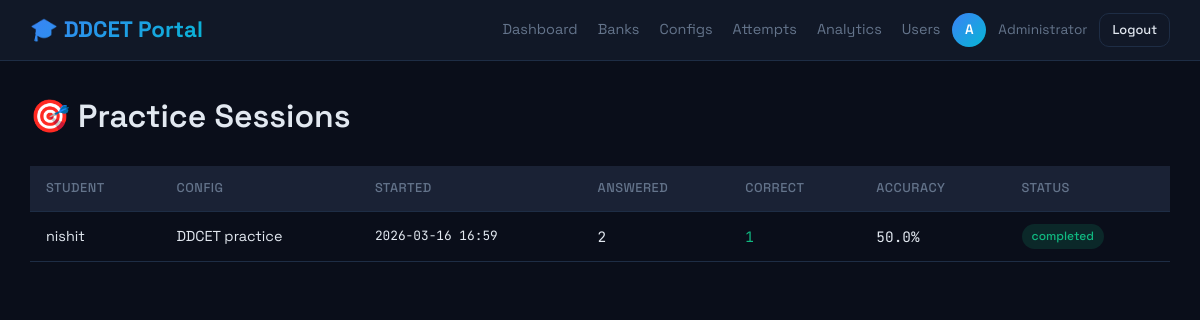
The page /admin/practice_sessions (signed in) on the database its author committed.
### models.py (models this page shows)
class User(UserMixin, db.Model):
    __tablename__ = 'users'
    id = db.Column(db.Integer, primary_key=True, autoincrement=True)
    name = db.Column(db.String(100), nullable=False)
    email = db.Column(db.String(150), unique=True, nullable=False)
    enrollment_number = db.Column(db.String(50), unique=True, nullable=False)
    engineering_branch = db.Column(db.String(100), nullable=False, default='Other')
    password = db.Column(db.String(255), nullable=False)
    role = db.Column(db.String(20), default='student')
    created_at = db.Column(db.DateTime, default=datetime.utcnow)
    is_active_user = db.Column(db.Boolean, default=True)
    @property
    def is_active(self):
        return self.is_active_user

class PracticeSession(db.Model):
    __tablename__ = 'practice_sessions'
    id = db.Column(db.Integer, primary_key=True)
    user_id = db.Column(db.Integer, db.ForeignKey('users.id'), nullable=False)
    config_id = db.Column(db.Integer, db.ForeignKey('exam_configs.id'), nullable=False)
    started_at = db.Column(db.DateTime, default=datetime.utcnow)
    last_active_at = db.Column(db.DateTime, default=datetime.utcnow)
    total_answered = db.Column(db.Integer, default=0)
    total_correct = db.Column(db.Integer, default=0)
    questions_seen = db.Column(db.Text, default='[]')
    status = db.Column(db.String(20), default='active')
    user = db.relationship('User', foreign_keys=[user_id])
    config = db.relationship('ExamConfig', foreign_keys=[config_id])

class ExamConfig(db.Model):
    __tablename__ = 'exam_configs'
    id = db.Column(db.Integer, primary_key=True)
    name = db.Column(db.String(150), nullable=False)
    mode = db.Column(db.String(20), default='exam')
    bank_ids = db.Column(db.Text, nullable=False, default='[]')
    total_questions = db.Column(db.Integer, default=100)
    duration_minutes = db.Column(db.Integer, default=150)
    marks_correct = db.Column(db.Float, default=2.0)
    marks_wrong = db.Column(db.Float, default=0.5)
    section_filter = db.Column(db.Integer, default=0)
    topic_filter = db.Column(db.Text, default='')
    is_active = db.Column(db.Boolean, default=True)
    allow_reattempt = db.Column(db.Boolean, default=False)
    created_by = db.Column(db.Integer, db.ForeignKey('users.id'))
    created_at = db.Column(db.DateTime, default=datetime.utcnow)
    creator = db.relationship('User', foreign_keys=[created_by])

### admin.py (the view)
@admin_bp.route('/practice_sessions')
@login_required
@admin_required
def practice_sessions():
    sessions = PracticeSession.query.order_by(PracticeSession.started_at.desc()).all()
    return render_template('admin/practice_sessions.html', sessions=sessions)

### admin.py (called while the page is built)
def admin_required(f):
    from functools import wraps
    @wraps(f)
    def decorated(*args, **kwargs):
        if not current_user.is_authenticated or current_user.role != 'admin':
            abort(403)
        return f(*args, **kwargs)
    return decorated

### auth.py (called while the page is built)
def generate_csrf_token():
    if '_csrf_token' not in session:
        session['_csrf_token'] = secrets.token_hex(32)
    return session['_csrf_token']

@auth_bp.before_app_request
def inject_csrf():
    from flask import g
    g.csrf_token = generate_csrf_token()

### templates/admin/practice_sessions.html (shortened to what this page needs)
{% extends "base.html" %}
{% block content %}
<div class="main-content">
    <h1 style="margin-bottom: 24px;">🎯 Practice Sessions</h1>
    {% if sessions %}
    <table class="table-dark">
        <thead>
            <tr>
                <th>Student</th>
                <th>Config</th>
                <th>Started</th>
                <th>Answered</th>
                <th>Correct</th>
                <th>Accuracy</th>
                <th>Status</th>
            </tr>
        </thead>
        <tbody>
            {% for s in sessions %}
            <tr>
                <td>{{ s.user.name if s.user else 'N/A' }}</td>
                <td>{{ s.config.name if s.config else 'N/A' }}</td>
                <td class="mono" style="font-size:.8rem;">{{ s.started_at.strftime('%Y-%m-%d %H:%M') if s.started_at
                    else '' }}</td>
                <td class="mono">{{ s.total_answered }}</td>
                <td class="mono text-green">{{ s.total_correct }}</td>
                <td class="mono">
                    {% if s.total_answered > 0 %}
                    {{ ((s.total_correct / s.total_answered) * 100) | round(1) }}%
                    {% else %}
                    —
                    {% endif %}
                </td>
                <td>
                    <span
                        class="badge {{ 'badge-success' if s.status == 'completed' else 'badge-warning' if s.status == 'active' else 'badge-muted' }}">
                        {{ s.status }}
                    </span>
                </td>
            </tr>
            {% endfor %}
        </tbody>
    </table>
    {% else %}
    <div class="empty-state">
        <div class="empty-icon">🎯</div>
        <h3>No practice sessions yet</h3>
        <p>Practice sessions will appear here when students use practice mode.</p>
    </div>
    {% endif %}
</div>
{% endblock %}

### templates/base.html (shortened to what this page needs)
<!DOCTYPE html>
<html lang="en">
<head>
    <link rel="stylesheet" href="{{ url_for('static', filename='css/main.css') }}">
</head>
<body>
    {% block nav %}
    <nav class="nav-dark">
        <a href="/" class="logo">🎓 DDCET Portal</a>
        {% if current_user.is_authenticated %}
        <div class="nav-user">
            <div class="nav-links">
                {% if current_user.role == 'admin' %}
                <a href="{{ url_for('admin.dashboard') }}">Dashboard</a>
                <a href="{{ url_for('admin.banks') }}">Banks</a>
                <a href="{{ url_for('admin.configs') }}">Configs</a>
                <a href="{{ url_for('admin.attempts') }}">Attempts</a>
                <a href="{{ url_for('admin.analytics') }}">Analytics</a>
                <a href="{{ url_for('admin.users') }}">Users</a>
                {% else %}
                <a href="{{ url_for('student.home') }}">Home</a>
                {% endif %}
            </div>
            <div class="user-avatar">{{ current_user.name[0]|upper }}</div>
            <span>{{ current_user.name }}</span>
            <a href="{{ url_for('auth.logout') }}" class="btn btn-outline btn-sm">Logout</a>
        </div>
        {% endif %}
    </nav>
    {% endblock %}
    {% block content %}{% endblock %}
</body>
</html>

### static/css/main.css (style rules this page uses)
:root { --bg: #0a0e1a; --surface: #111827; --surface2: #1a2235; --border: #1e2d45; --accent: #3b82f6; --accent2: #06b6d4; --green: #10b981; --red: #ef4444; --yellow: #f59e0b; --text: #e2e8f0; --muted: #64748b; --radius: 10px; --shadow: 0 4px 20px rgba(0,0,0,.3); --transition: all .2s ease; }
* { margin:0; padding:0; box-sizing:border-box; }
html { scroll-behavior: smooth; }
body { font-family: 'Space Grotesk', sans-serif; background: var(--bg); color: var(--text); min-height: 100vh; line-height: 1.6; }
a { color: var(--accent); text-decoration: none; transition: var(--transition); }
h1,h2,h3,h4,h5,h6 { font-family: 'Space Grotesk', sans-serif; font-weight: 600; }
.main-content { flex: 1; padding: 30px; overflow-x: hidden; }
.nav-dark { background: var(--surface); border-bottom: 1px solid var(--border); padding: 12px 30px; display: flex; align-items: center; justify-content: space-between; position: sticky; top: 0; z-index: 100; backdrop-filter: blur(10px); }
.nav-dark .logo { font-size: 1.4rem; font-weight: 700; background: linear-gradient(135deg, var(--accent), var(--accent2)); -webkit-background-clip: text; -webkit-text-fill-color: transparent; background-clip: text; }
.nav-dark .nav-links { display: flex; align-items: center; gap: 20px; }
.nav-dark .nav-links a { color: var(--muted); font-size: .9rem; transition: var(--transition); }
.nav-user { display: flex; align-items: center; gap: 12px; color: var(--muted); font-size: .85rem; }
.nav-user .user-avatar { width: 34px; height: 34px; border-radius: 50%; background: linear-gradient(135deg, var(--accent), var(--accent2)); display: flex; align-items: center; justify-content: center; color: white; font-weight: 600; font-size: .85rem; }
.btn { display: inline-flex; align-items: center; gap: 6px; padding: 10px 20px; border-radius: var(--radius); font-family: 'Space Grotesk', sans-serif; font-size: .9rem; font-weight: 500; border: none; cursor: pointer; transition: var(--transition); text-decoration: none; }
.btn-outline { background: transparent; border: 1px solid var(--border); color: var(--text); }
.btn-sm { padding: 6px 12px; font-size: .8rem; }
.table-dark { width: 100%; border-collapse: collapse; font-size: .9rem; }
.table-dark th { background: var(--surface2); color: var(--muted); font-weight: 500; text-align: left; padding: 12px 16px; border-bottom: 1px solid var(--border); font-size: .8rem; text-transform: uppercase; letter-spacing: .5px; }
.table-dark td { padding: 12px 16px; border-bottom: 1px solid var(--border); vertical-align: middle; }
.badge { display: inline-flex; align-items: center; gap: 4px; padding: 3px 10px; border-radius: 20px; font-size: .75rem; font-weight: 500; }
.badge-success { background: rgba(16,185,129,.15); color: var(--green); }
.text-green { color: var(--green); }
.mono { font-family: 'JetBrains Mono', monospace; }

### rows shown on the page
User: name "A", name "Administrator"
PracticeSession: user "nishit", config "DDCET practice", started_at "2026-03-16 16:59", total_answered "2", total_correct "1", ((s.total_correct/s.total_answered)*100)|round(1) "50.0", status "completed"
